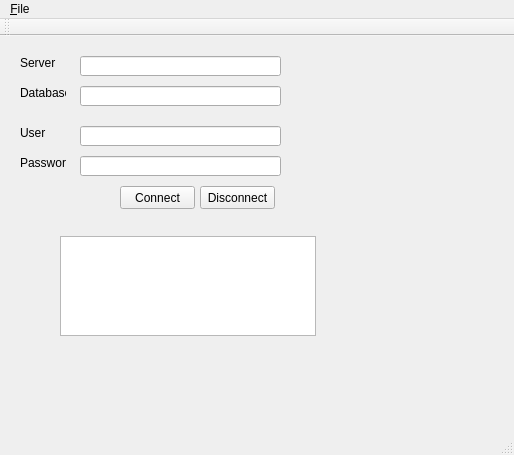
<?xml version="1.0" encoding="UTF-8"?>
<ui version="4.0">
 <class>MainWindow</class>
 <widget class="QMainWindow" name="MainWindow">
  <property name="geometry">
   <rect>
    <x>0</x>
    <y>0</y>
    <width>514</width>
    <height>455</height>
   </rect>
  </property>
  <property name="windowTitle">
   <string>MainWindow</string>
  </property>
  <widget class="QWidget" name="centralWidget">
   <widget class="QLabel" name="lblServer">
    <property name="geometry">
     <rect>
      <x>20</x>
      <y>20</y>
      <width>46</width>
      <height>13</height>
     </rect>
    </property>
    <property name="text">
     <string>Server</string>
    </property>
   </widget>
   <widget class="QLineEdit" name="ledServer">
    <property name="geometry">
     <rect>
      <x>80</x>
      <y>20</y>
      <width>201</width>
      <height>20</height>
     </rect>
    </property>
   </widget>
   <widget class="QLabel" name="lblDatabase">
    <property name="geometry">
     <rect>
      <x>20</x>
      <y>50</y>
      <width>46</width>
      <height>13</height>
     </rect>
    </property>
    <property name="text">
     <string>Database</string>
    </property>
   </widget>
   <widget class="QLineEdit" name="ledDatabase">
    <property name="geometry">
     <rect>
      <x>80</x>
      <y>50</y>
      <width>201</width>
      <height>20</height>
     </rect>
    </property>
   </widget>
   <widget class="QLabel" name="lblUser">
    <property name="geometry">
     <rect>
      <x>20</x>
      <y>90</y>
      <width>46</width>
      <height>13</height>
     </rect>
    </property>
    <property name="text">
     <string>User</string>
    </property>
    <property name="textFormat">
     <enum>Qt::PlainText</enum>
    </property>
   </widget>
   <widget class="QLineEdit" name="ledUser">
    <property name="geometry">
     <rect>
      <x>80</x>
      <y>90</y>
      <width>201</width>
      <height>20</height>
     </rect>
    </property>
   </widget>
   <widget class="QLabel" name="lblPassword">
    <property name="geometry">
     <rect>
      <x>20</x>
      <y>120</y>
      <width>46</width>
      <height>13</height>
     </rect>
    </property>
    <property name="text">
     <string>Password</string>
    </property>
   </widget>
   <widget class="QLineEdit" name="ledPassword">
    <property name="geometry">
     <rect>
      <x>80</x>
      <y>120</y>
      <width>201</width>
      <height>20</height>
     </rect>
    </property>
   </widget>
   <widget class="QPushButton" name="pbConnect">
    <property name="geometry">
     <rect>
      <x>120</x>
      <y>150</y>
      <width>75</width>
      <height>23</height>
     </rect>
    </property>
    <property name="text">
     <string>Connect</string>
    </property>
   </widget>
   <widget class="QListWidget" name="listWidget">
    <property name="geometry">
     <rect>
      <x>60</x>
      <y>200</y>
      <width>256</width>
      <height>100</height>
     </rect>
    </property>
   </widget>
   <widget class="QPushButton" name="pbDisconnect">
    <property name="geometry">
     <rect>
      <x>200</x>
      <y>150</y>
      <width>75</width>
      <height>23</height>
     </rect>
    </property>
    <property name="text">
     <string>Disconnect</string>
    </property>
   </widget>
  </widget>
  <widget class="QMenuBar" name="menuBar">
   <property name="geometry">
    <rect>
     <x>0</x>
     <y>0</y>
     <width>514</width>
     <height>20</height>
    </rect>
   </property>
   <widget class="QMenu" name="menu_File">
    <property name="title">
     <string>&amp;File</string>
    </property>
    <addaction name="action_Exit"/>
   </widget>
   <addaction name="menu_File"/>
  </widget>
  <widget class="QToolBar" name="mainToolBar">
   <attribute name="toolBarArea">
    <enum>TopToolBarArea</enum>
   </attribute>
   <attribute name="toolBarBreak">
    <bool>false</bool>
   </attribute>
  </widget>
  <widget class="QStatusBar" name="statusBar"/>
  <action name="action_Exit">
   <property name="text">
    <string>Exit</string>
   </property>
   <property name="toolTip">
    <string>Exit from application</string>
   </property>
  </action>
 </widget>
 <layoutdefault spacing="6" margin="11"/>
 <resources/>
 <connections>
  <connection>
   <sender>action_Exit</sender>
   <signal>triggered()</signal>
   <receiver>MainWindow</receiver>
   <slot>close()</slot>
   <hints>
    <hint type="sourcelabel">
     <x>-1</x>
     <y>-1</y>
    </hint>
    <hint type="destinationlabel">
     <x>254</x>
     <y>177</y>
    </hint>
   </hints>
  </connection>
 </connections>
</ui>
